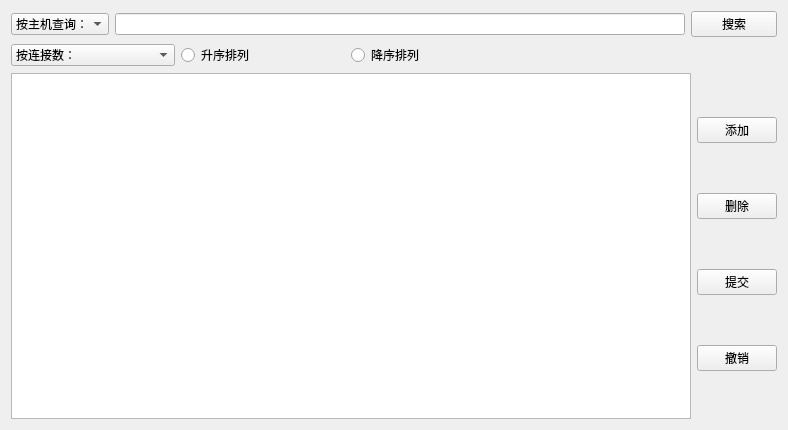
<?xml version="1.0" encoding="UTF-8"?>
<ui version="4.0">
 <class>workMode</class>
 <widget class="QWidget" name="workMode">
  <property name="geometry">
   <rect>
    <x>0</x>
    <y>0</y>
    <width>788</width>
    <height>430</height>
   </rect>
  </property>
  <property name="windowTitle">
   <string>Form</string>
  </property>
  <layout class="QGridLayout" name="gridLayout">
   <item row="0" column="2" colspan="2">
    <widget class="QPushButton" name="wmSearchBtn">
     <property name="text">
      <string>搜索</string>
     </property>
    </widget>
   </item>
   <item row="2" column="3">
    <layout class="QVBoxLayout" name="verticalLayout">
     <item>
      <widget class="QPushButton" name="wmAddBtn">
       <property name="text">
        <string>添加</string>
       </property>
      </widget>
     </item>
     <item>
      <widget class="QPushButton" name="wmDelBtn">
       <property name="text">
        <string>删除</string>
       </property>
      </widget>
     </item>
     <item>
      <widget class="QPushButton" name="wmSubBtn">
       <property name="text">
        <string>提交</string>
       </property>
      </widget>
     </item>
     <item>
      <widget class="QPushButton" name="wmReverseBtn">
       <property name="text">
        <string>撤销</string>
       </property>
      </widget>
     </item>
    </layout>
   </item>
   <item row="0" column="1">
    <widget class="QLineEdit" name="wmEdit"/>
   </item>
   <item row="1" column="0" colspan="2">
    <layout class="QHBoxLayout" name="horizontalLayout_3">
     <item>
      <widget class="QComboBox" name="wmSortCombox">
       <item>
        <property name="text">
         <string>按连接数：</string>
        </property>
       </item>
       <item>
        <property name="text">
         <string>按空闲时间：</string>
        </property>
       </item>
      </widget>
     </item>
     <item>
      <widget class="QRadioButton" name="upSort">
       <property name="text">
        <string>升序排列</string>
       </property>
      </widget>
     </item>
     <item>
      <widget class="QRadioButton" name="downSort">
       <property name="text">
        <string>降序排列</string>
       </property>
      </widget>
     </item>
     <item>
      <widget class="QLabel" name="label_2">
       <property name="text">
        <string/>
       </property>
      </widget>
     </item>
    </layout>
   </item>
   <item row="0" column="0">
    <widget class="QComboBox" name="wmSelectComBox">
     <item>
      <property name="text">
       <string>按主机查询：</string>
      </property>
     </item>
     <item>
      <property name="text">
       <string>按串口查询：</string>
      </property>
     </item>
    </widget>
   </item>
   <item row="2" column="0" colspan="3">
    <widget class="QTableView" name="tableView"/>
   </item>
  </layout>
 </widget>
 <resources/>
 <connections/>
</ui>
